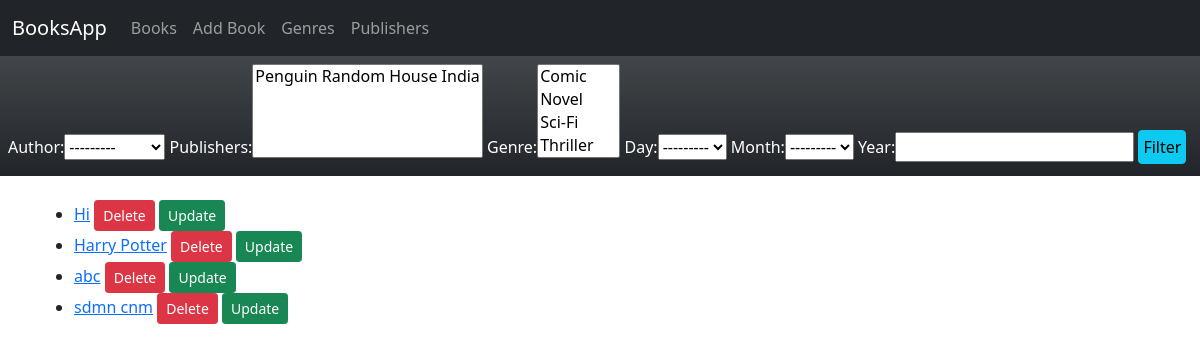
/booksapp/, run on an earlier commit of the app's database.
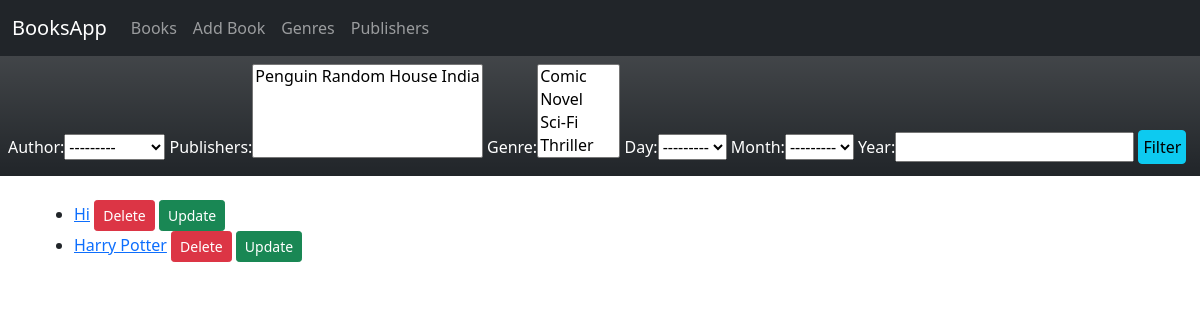
And on a later commit of the database.
### booksapp/models.py (models this page shows, shortened)
class Book(models.Model):
    title = models.CharField(max_length=100)
    isbn = models.CharField('ISBN', max_length = 20, unique = True)
    no_of_pages = models.IntegerField()
    image = models.ImageField(null=True,blank=True)
    description = models.TextField(max_length = 2000)
    author = models.ForeignKey(User, on_delete = models.SET_NULL, null = True)
    genre  = models.ManyToManyField('Genre')
    publishers = models.ManyToManyField('Publisher')
    published_date = models.DateField(null = True, blank = True)

### booksapp/views.py (the view)
# urls.py: path('', views.BookListView.as_view(), name="list-of-books"),
class BookListView(generic.ListView):
    model = Book
    def get_context_data(self, **kwargs):
        context = super().get_context_data(**kwargs)
        context['filter'] = BookFilter(self.request.GET,queryset=self.get_queryset())
        return context

### booksapp/models.py (called while the page is built)
    def __str__(self):
        return self.name

    def __str__(self):
        return self.name

### booksapp/templates/booksapp/book_list.html
{% extends "base_generic.html" %}
{% block content %}
<div class="p-2 mb-4 bg-dark bg-gradient text-white">
    <form method="GET">
      {{filter.form}}
      <button type="submit" class="p-1 mb-1 btn btn-info">Filter</button>
    </form>
  </div>
<div class="container">
    <ul>
        {% for book in filter.qs %}
        <li>
            <a href="{% url 'book-detail' book.pk %}">{{book.title}}</a>
            <a href="{% url 'delete_book' book.pk %}" class="btn btn-danger btn-sm">Delete</a>
            <a href="{% url 'update_book' book.pk %}" class="btn btn-success btn-sm">Update</a>
        </li>
        {% endfor %}
    </ul>
</div>
{% endblock %}

What changed in the data, as far as the page shows it:
removed Book: title "abc"
removed Book: title "sdmn cnm"
